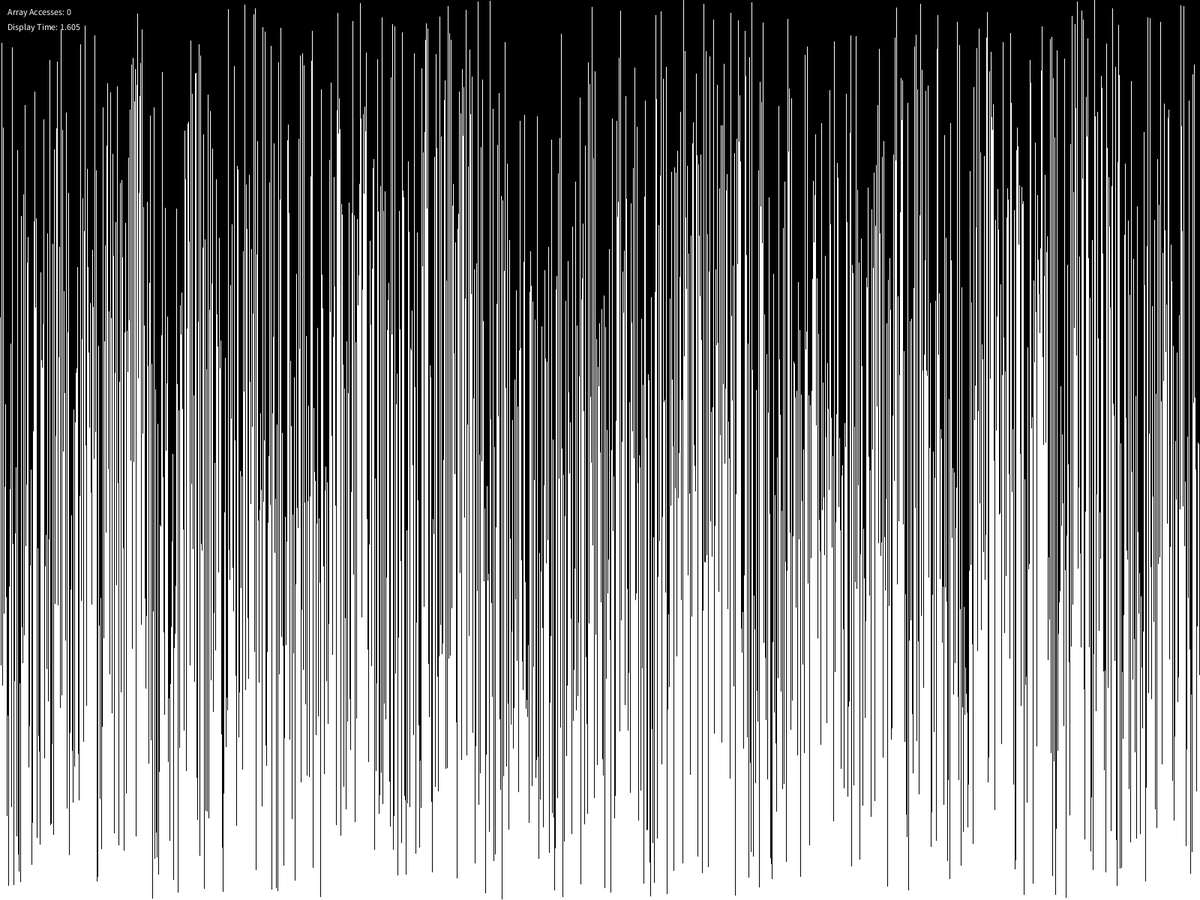
Frame 1 (no input)
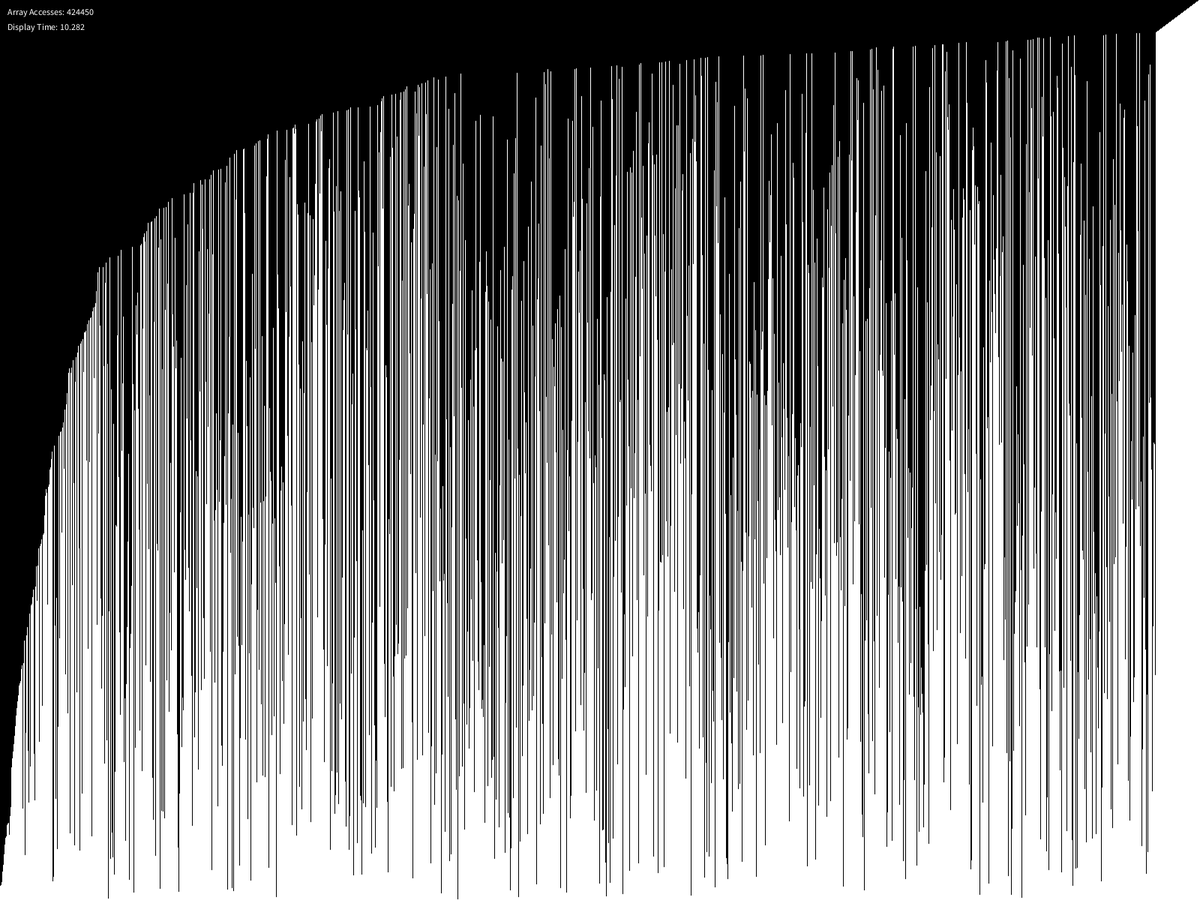
Frame 60 (the mouse pressed at the canvas centre just before this capture)
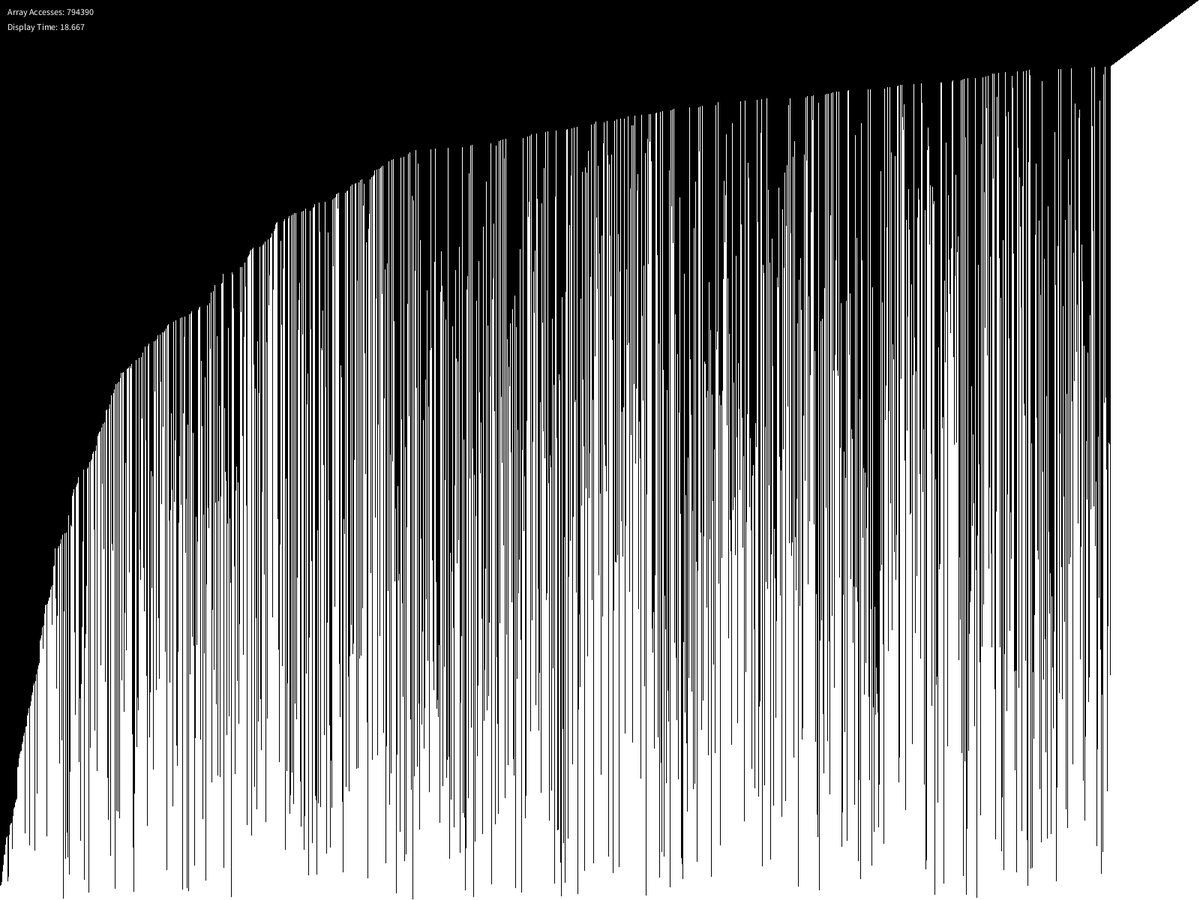
Frame 120 (the mouse held since frame 60 and released just before this capture)

The Processing sketch that drew these frames (run headless with seeded random() and noise(); from frame 60 on, the mouse is pressed at the canvas centre):

// Processing sketch: Bubble_Sort
// ── Bubble_Sort.pde
float[] values;
int i = 0;
int arrayAccesses;
float startTime;

void setup(){
  fullScreen();
  //size(800, 500);
  arrayAccesses = 0;
  values = new float[width];
  float[] temp = new float[width];
  for(int i = 0; i < temp.length; i++){
    temp[i] = height*(float)i/width+1;
  }
  for(int i = 0; i < values.length; i++){
    int add = (int)random(temp.length);
    while(contains(values, temp[add])){
      add = (int)random(temp.length);
    }
    values[i] = temp[add];
  }
  startTime = millis();
}

void draw(){
  display();
  if(i < values.length){
    for(int j = 0; j < values.length-i-1; j++){
      if(values[j] > values[j+1]){
        values = switchVals(values, j, j+1);
        arrayAccesses += 2;
      }
    }
    i++;
  } else {
    noLoop();
  }
}

void display(){
  background(0);
  text("Array Accesses: " + arrayAccesses, 10, 20);
  text("Display Time: " + ((millis()-startTime)/1000), 10, 40);
  for(int i = 0; i < values.length; i++){
    stroke(255);
    line(i, height, i, height-values[i]);
  }
}

float[] switchVals(float[] arr, int pos1, int pos2){
  float hold = arr[pos1];
  arr[pos1] = arr[pos2];
  arr[pos2] = hold;
  arrayAccesses += 3;
  return arr;
}

boolean contains(float[] arr, float val){
  for(float i: arr){
    if(i == val){
      return true;
    }
  }
  return false;
}
